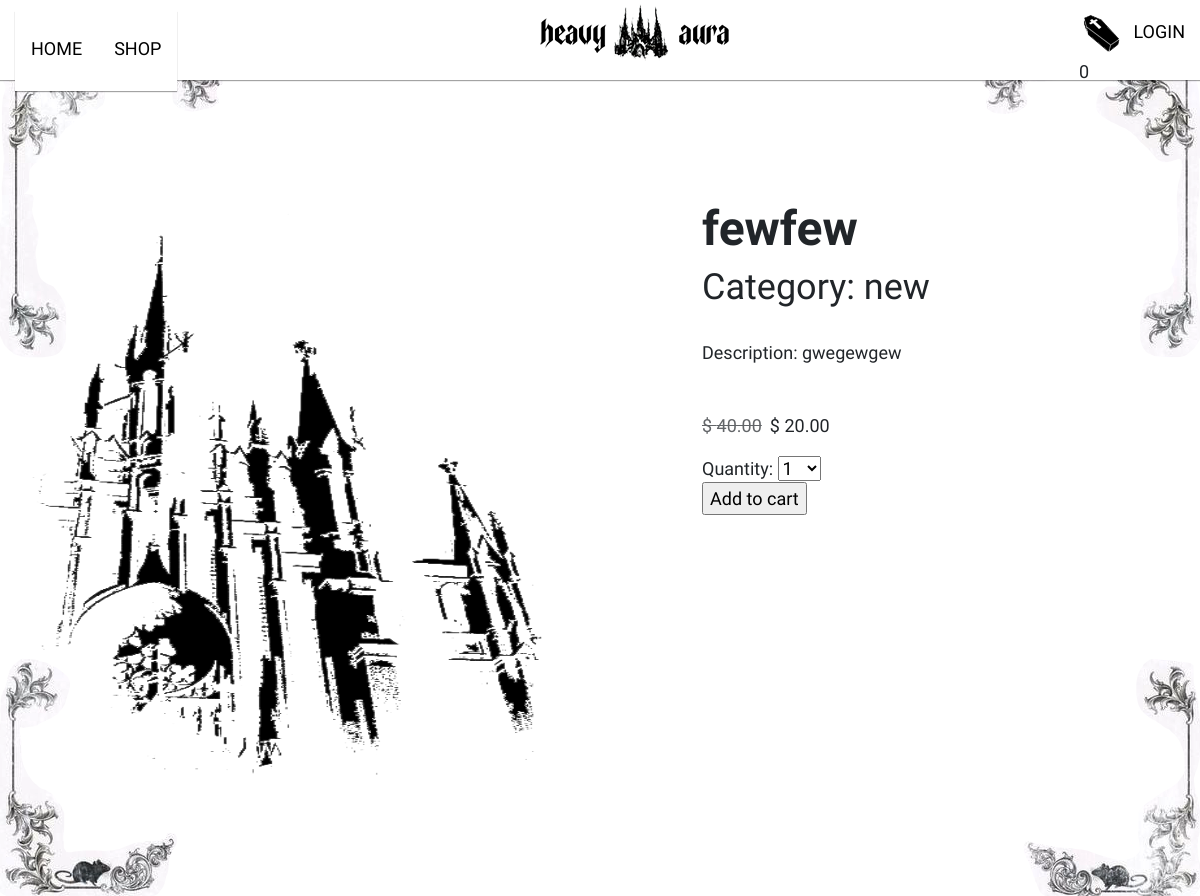
The app's page /shop/fewfew/ with its own data.
### main/models.py (models this page shows, shortened)
class Product(models.Model):
    category = models.ForeignKey(Category,
                                 related_name='products',
                                 on_delete=models.CASCADE)
    name = models.CharField(max_length=60)
    slug = models.SlugField(max_length=60)
    img = models.ImageField(upload_to='products/%Y/%m/%d',
                            blank=True)
    description = models.TextField(blank=True)
    price = models.DecimalField(max_digits=10,
                                decimal_places=2)
    available = models.BooleanField(default=True)
    created = models.DateTimeField(auto_now_add=True)
    updated = models.DateTimeField(auto_now=True)
    discount = models.DecimalField(default=-0.00,
                                max_digits=10,
                                decimal_places=2)
    class Meta:
        ordering = ['name']
        indexes = [
            models.Index(fields=['id', 'slug']),
            models.Index(fields=['name']),
            models.Index(fields=['-created']),
        ]
    def self_price(self):
        if self.discount:
            return round(self.price * (1 - self.discount / 100), 2)
        return  self.price

class Category(models.Model):
    name = models.CharField(max_length=20, unique=True)
    slug = models.SlugField(max_length=20, unique=True)
    class Meta:
        ordering = ['name']
        indexes = [models.Index(fields=['name'])]
        verbose_name = 'category'
        verbose_name_plural = 'categories'
    def __str__(self):
        return self.name

### main/views.py (the view)
# urls.py: path('shop/<slug:slug>/', views.product_detail,
def product_detail(request, slug):
    product = get_object_or_404(Product,
                                slug=slug,
                                available=True)
    cart_product_form = CartAddProductForm
    return render(request,
                  'main/product/detail.html',
                  {'product': product,
                   'cart_product_form': cart_product_form,})

### cart/cart.py (called while the page is built)
    def __len__(self):
        return sum(item['quantity'] for item in self.cart.values())

### cart/context_processors.py (called while the page is built)
def cart(request):
    return {'cart': Cart(request)}

### main/templates/main/product/detail.html (shortened to what this page needs)
{% extends 'main/base.html' %}
{% load static %}
{% block content %}
    <div class="detail-product d-flex">
        <div class="detailt-img">
            <img src="{% if product.img %}{{ product.img.url }} {% else %}{% static 'img/noimage.jpg' %}{% endif %}" class="detail-image" alt="">
        </div>
        <div class="detail-description" >
            <h2>{{ product.name }}</h2>
            <h3>Category: {{ product.category }}</h3>
            <p>
              Description: {{ product.description }}
            </p>
            {% if product.discount %}
                <div class="cart=discount d-flex gap-2">
                    <p class="line">$ {{ product.price }}</p>
                    <p>$ {{ product.self_price }}</p>
                </div>
            {% else %}
                <p class="price">$ {{ product.price }}</p>
            {% endif %}
            <form action=# class='gform' method="post">
                <div class="cart-form">
                    {{ cart_product_form }}
                </div>
                <input type="submit" class="add-to-cart-btn" value="Add to cart">
            </form>
        </div>
    </div>
{% endblock content %}

### main/static/css/base.css (style rules this page uses)
:root { --box-shadow: 0px 1px 1px rgba(0,0,0,0.36) }
body { font-family: 'Carrois Gothic', sans-serif; font-size: 18px; padding: 0; margin: 0; overflow-x: hidden; }
h2 { font-size: 48px; font-weight: 600; }
h3 { font-size: 36px; }
.detail-image { width: 650px; height: 650px; }
.detail-product { margin-top: 80px; }
.detail-description { margin-left: 40px; margin-top: 40px; }
.detail-description p { margin-top: 30px; max-width: 700px; }
.line { opacity: 0.7; text-decoration: line-through; font-weight: 300; }

### records on screen
Product: img (picture), name "fewfew", category "new", description "gwegewgew", price "40.00", self_price "20.00"
